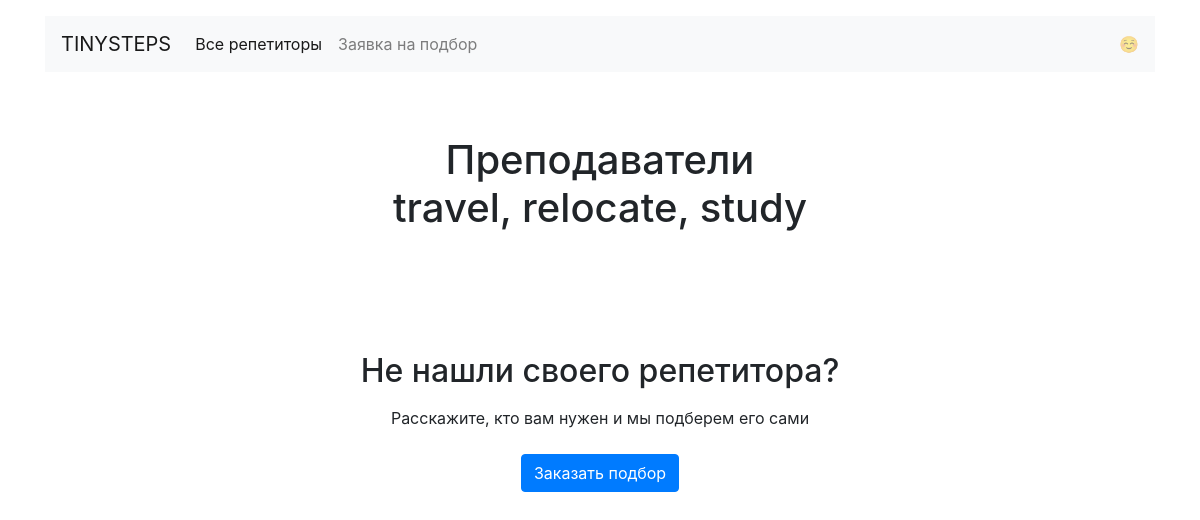
/goals/travel, relocate, study/, run on an earlier commit of the app's database.
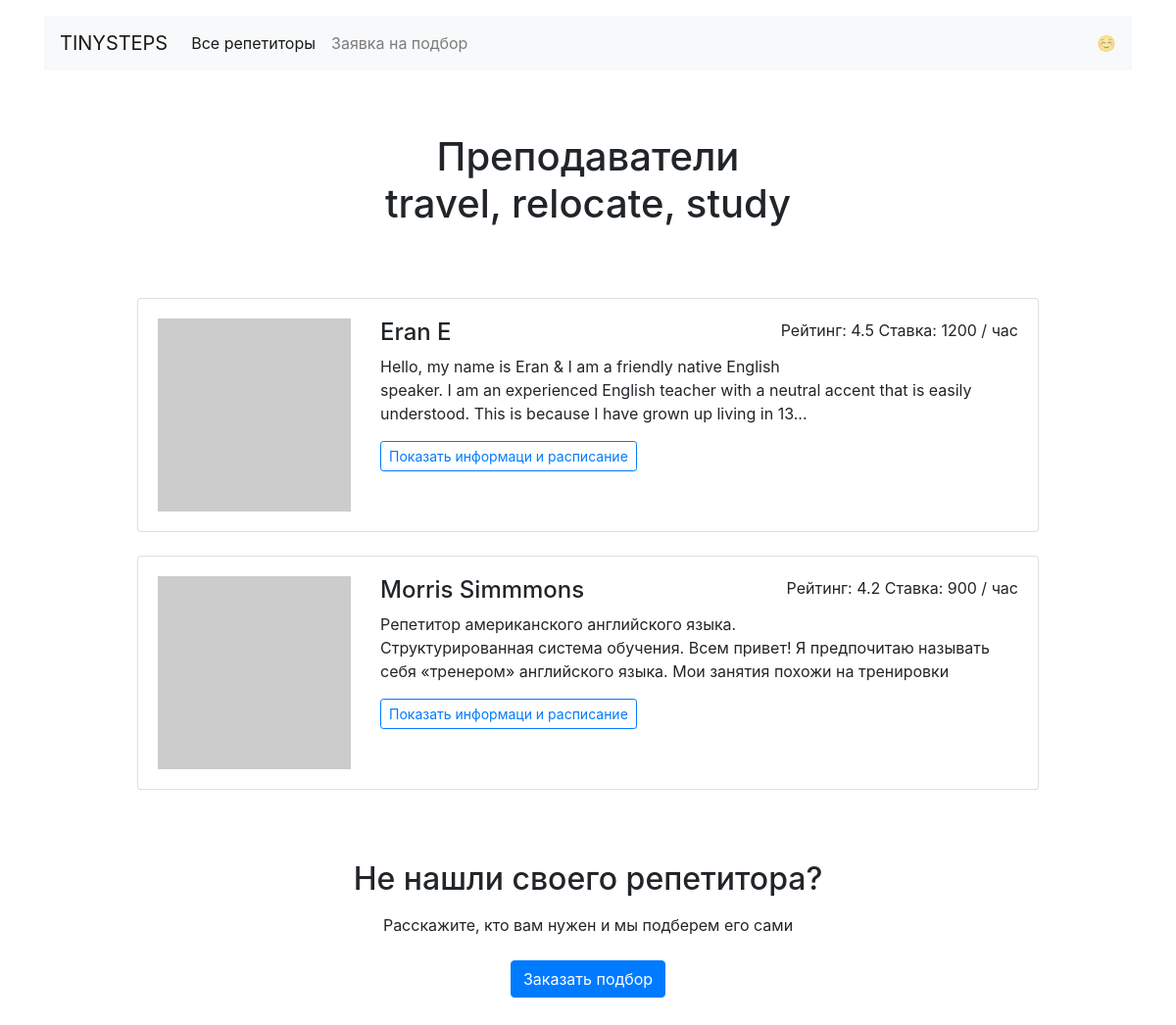
And on a later commit of the database.
### app.py (models this page shows)
class Teacher(db.Model):
    __tablename__ = 'teachers'
    id = db.Column(db.Integer, primary_key=True)
    name = db.Column(db.String(100), unique=True, nullable=False)
    about = db.Column(db.Text, nullable=False)
    rating = db.Column(db.Float, nullable=False)
    picture = db.Column(db.String(550), nullable=False)
    price = db.Column(db.Integer, nullable=False)
    goal = db.Column(db.String(350), nullable=False)
    free = db.Column(db.String(1000), nullable=False)
    reverse = db.relationship('Reserve')

### app.py (the view)
@app.route('/goals/<goal>/')
def render_goal(goal):
    goal_teacher = db.session.query(Teacher).filter(Teacher.goal.like('%' + goal + '%')).order_by(Teacher.rating).all()
    for i in goals:
        if i == goal:
            goal = goals[i]
    return render_template('goal.html', goal=goal, teachers=goal_teacher)

### templates/goal.html
{% extends 'base.html' %}
{% block conteiner %}
  <main class="container mt-3">
    <h1 class="h1 text-center w-50 mx-auto mt-1 py-5 mb-4">Преподаватели<br><div class="text-lowercase">{{goal}}</div></h1>
      <div class="row">
      <div class="col-12 col-lg-10 offset-lg-1 m-auto">
        {% for teacher in teachers|sort(attribute="rating", reverse=True) %}
        <div class="card mb-4">
          <div class="card-body">
            <div class="row">
              <div class="col-3"><img src="{{ teacher.picture }}" class="img-fluid" alt=""></div>
              <div class="col-9">
                <p class="float-right">Рейтинг: {{ teacher.rating}} Ставка: {{ teacher.price}} / час</p>
                <h2 class="h4">{{ teacher.name}}</h2>
                <p>{{ teacher.about|truncate(200) }}</p>
                <a href="/profiles/{{ teacher.id }}/" class="btn btn-outline-primary btn-sm mr-3 mb-2">Показать информаци и расписание</a>
              </div>
            </div>
          </div>
        </div>
        {% endfor %}
      </div>
    </div>
    <h2 class="text-center mt-5 mb-3">Не нашли своего репетитора?</h2>
    <p class="text-center mb-4">Расскажите, кто вам нужен и мы подберем его сами</p>
    <div class="text-center pb-5">
        <a href="/request/" class="btn btn-primary">Заказать подбор</a>
    </div>
  </main>
{% endblock %}

### templates/base.html (shortened to what this page needs)
<!DOCTYPE html>
<html lang="ru">
<head>
  <link rel="stylesheet" href="https://stackpath.bootstrapcdn.com/bootstrap/4.3.1/css/bootstrap.min.css">
</head>
<body>
  <header class="container mt-3">
    <nav class="navbar navbar-expand-lg navbar-light bg-light">
      <a class="navbar-brand" href="/">TINYSTEPS</a>
      <div class="collapse navbar-collapse" id="navbarNav">
        <ul class="navbar-nav">
          <li class="nav-item active">
            <a class="nav-link" href="/all/">Все репетиторы</a>
          </li>
          <li class="nav-item">
            <a class="nav-link" href="/request/">Заявка на подбор</a>
          </li>
        </ul>
      </div>
      <span class="navbar-text d-sm-none d-lg-block">
        ☺️
      </span>
    </nav>
  </header>
{% block conteiner %}{% endblock %}
</body>
</html>

What changed in the data, as far as the page shows it:
now on this page (row edited): Teacher: rating "4.5", price "1200", name "Eran E", about "Hello, my name is Eran & I am a friendly native English speaker. I am an experienced English teacher with a neutral accent that is easily understood. This is because I have grown up living in 13..."
now on this page (row edited): Teacher: rating "4.2", price "900", name "Morris Simmmons", about "Репетитор американского английского языка. Структурированная система обучения. Всем привет! Я предпочитаю называть себя «тренером» английского языка. Мои занятия похожи на тренировки"
